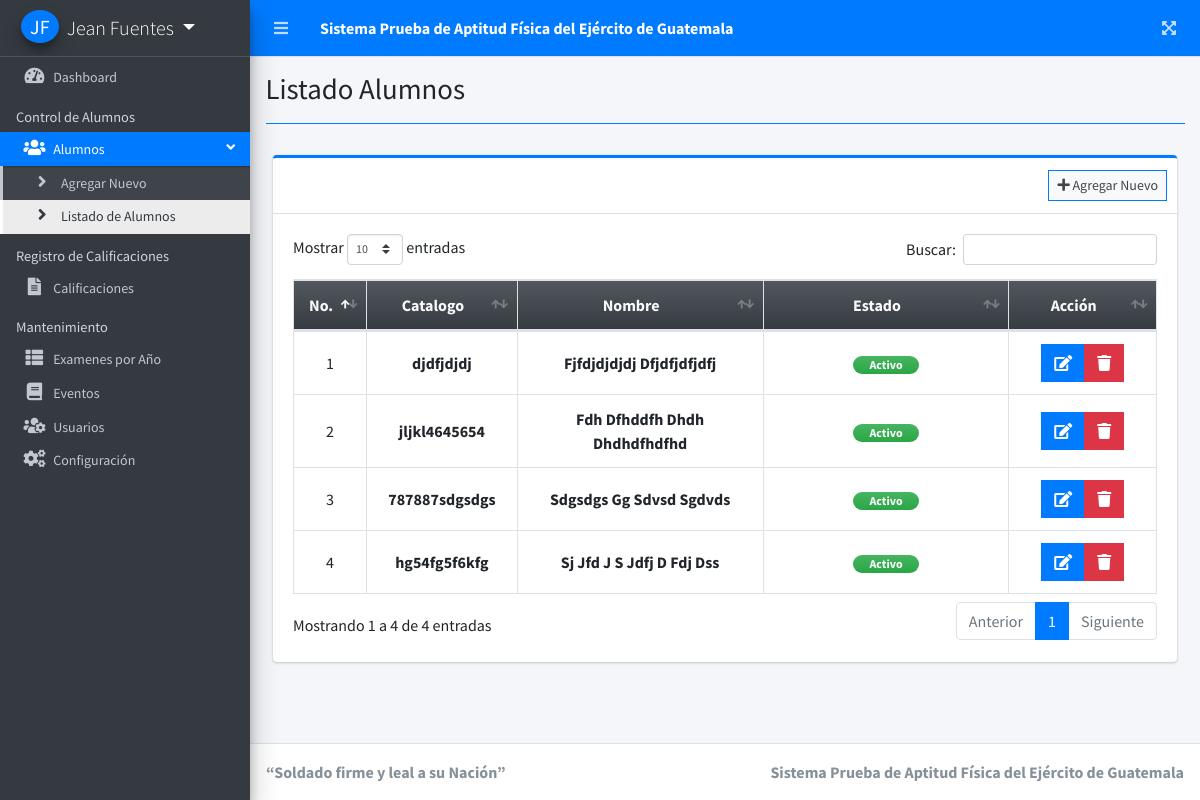
/index.php?page=listado_alumnos (signed in), run on the app's committed database.
### tables this page shows
CREATE TABLE `alumnos` (
  `id_alumno` int(11) NOT NULL,
  `catalogo` varchar(20) NOT NULL,
  `grado` varchar(30) NOT NULL,
  `nombres` varchar(30) NOT NULL,
  `apellidos` varchar(30) NOT NULL,
  `edad` int(11) NOT NULL,
  `peso` int(11) NOT NULL,
  `estatura` int(11) NOT NULL,
  `fecha_nac` date NOT NULL,
  `telefono` varchar(10) NOT NULL,
  `id_genero` int(1) NOT NULL,
  `direccion` varchar(200) NOT NULL,
  `estado` tinyint(1) NOT NULL DEFAULT 1,
  `fecha_registro` datetime NOT NULL DEFAULT current_timestamp()
);

### listado_alumnos.php (the view, shortened to what this page needs)
<?php include 'db_connect.php' ?>
<div class="col-lg-12">
	<div class="card card-outline card-primary">
		<div class="card-header">
			<div class="card-tools">
				<a class="btn btn-block btn-sm btn-default btn-flat border-primary " href="./index.php?page=nuevo_alumno"><i class="fa fa-plus"></i> Agregar Nuevo</a>
			</div>
		</div>
		<div class="card-body">
			<table class="table tabe-hover table-bordered" id="list">
				<colgroup>
					<col width="5%">
					<col width="15%">
					<col width="25%">
					<col width="25%">
					<col width="15%">
				</colgroup>
				<thead class="text-center">
					<tr class="bg-gradient-dark text-light">
						<th>No.</th>
						<th>Catalogo</th>
						<th>Nombre</th>
						<th>Estado</th>
						<th>Acción</th>
					</tr>
				</thead>
				<tbody class="text-center">
					<?php
					$i = 1;
					$qry = $conn->query("SELECT *,concat(nombres,' ',apellidos) as name FROM alumnos");
					while ($row = $qry->fetch_assoc()):
					?>
						<tr>
							<td class="text-center"><?php echo $i++ ?></td>
							<td class=""><b><?php echo $row['catalogo'] ?></b></td>
							<td><b><?php echo ucwords($row['name']) ?></b></td>
							<td class="text-center">
								<?php
										 switch ($row['estado']) {
											case 1:
												echo '<span class="rounded-pill badge badge-success bg-gradient-success px-3">Activo</span>';
												break;
										}
										?>
							</td>
							<td class="text-center">
								<div class="btn-group">
									<a href="index.php?page=editar_alumno&id_alumno=<?php echo $row['id_alumno'] ?>" class="btn btn-primary btn-flat ">
										<i class="fas fa-edit"></i>
									</a>
									<button type="button" class="btn btn-danger btn-flat eliminar_alumno" data-id="<?php echo $row['id_alumno'] ?>">
										<i class="fas fa-trash"></i>
									</button>
								</div>
							</td>
						</tr>
					<?php endwhile; ?>
				</tbody>
			</table>
		</div>
	</div>
</div>

### index.php (shortened to what this page needs)
<!DOCTYPE html>
<html lang="en">
<?php
	include 'header.php'
?>
<body class="hold-transition sidebar-mini layout-fixed layout-navbar-fixed layout-footer-fixed">
<div class="wrapper">
  <?php include 'topbar.php' ?>
  <?php include 'sidebar.php' ?>
  <div class="content-wrapper">
    <div class="content-header">
      <div class="container-fluid">
        <div class="row mb-2">
          <div class="col-sm-6">
            <h1 class="m-0"><?php echo $title ?></h1>
          </div>
        </div>
            <hr class="border-primary">
      </div>
    </div>
    <section class="content">
      <div class="container-fluid">
         <?php
            $page = isset($_GET['page']) ? $_GET['page'] : 'home';
            if(!file_exists($page.".php")){
                include '404.html';
            }else{
            include $page.'.php';
            }
          ?>
      </div>
    </section>
  </div>
  <footer class="main-footer">
  <strong> “Soldado firme y leal a su Nación”</strong>
    <div class="float-right d-none d-sm-inline-block">
      <b><?php echo $_SESSION['system']['name'] ?></b>
    </div>
  </footer>
</div>
</body>
</html>

### header.php (shortened to what this page needs)
<head>
  <?php
  $title = isset($_GET['page']) ? ucwords(str_replace("_", ' ', $_GET['page'])) : "Inicio";
  $title = str_replace("Persons Companies","Persons/Companies",$title);
  ?>
  <link rel="stylesheet" href="assets/plugins/fontawesome-free/css/all.min.css">
  <link rel="stylesheet" href="assets/plugins/overlayScrollbars/css/OverlayScrollbars.min.css">
  <link rel="stylesheet" href="assets/plugins/datatables-bs4/css/dataTables.bootstrap4.min.css">
  <link rel="stylesheet" href="assets/plugins/datatables-responsive/css/responsive.bootstrap4.min.css">
  <link rel="stylesheet" href="assets/plugins/datatables-buttons/css/buttons.bootstrap4.min.css">
  <link rel="stylesheet" href="assets/plugins/select2/css/select2.min.css">
  <link rel="stylesheet" href="assets/plugins/select2-bootstrap4-theme/select2-bootstrap4.min.css">
  <link rel="stylesheet" href="assets/plugins/sweetalert2-theme-bootstrap-4/bootstrap-4.min.css">
  <link rel="stylesheet" href="assets/plugins/toastr/toastr.min.css">
  <link rel="stylesheet" href="assets/plugins/dropzone/min/dropzone.min.css">
  <link rel="stylesheet" href="assets/dist/css/jquery.datetimepicker.min.css">
  <link rel="stylesheet" href="assets/plugins/icheck-bootstrap/icheck-bootstrap.min.css">
  <link rel="stylesheet" href="assets/plugins/bootstrap4-toggle/css/bootstrap4-toggle.min.css">
  <link rel="stylesheet" href="assets/dist/css/adminlte.min.css">
  <link rel="stylesheet" href="assets/dist/css/styles.css">
  <link rel="stylesheet" href="assets/plugins/summernote/summernote-bs4.min.css">
</head>

### topbar.php (shortened to what this page needs)
<nav class="main-header navbar navbar-expand navbar-primary navbar-dark ">
  <ul class="navbar-nav">
    <?php if(isset($_SESSION['login_id_usuario'])): ?>
    <li class="nav-item">
      <a class="nav-link" data-widget="pushmenu" href="" role="button"><i class="fas fa-bars"></i></a>
    </li>
  <?php endif; ?>
    <li>
      <a class="nav-link text-white"  href="./" role="button"> <large><b><?php echo $_SESSION['system']['name'] ?></b></large></a>
    </li>
  </ul>
  <ul class="navbar-nav ml-auto">
    <li class="nav-item">
      <a class="nav-link" data-widget="fullscreen" href="#" role="button">
        <i class="fas fa-expand-arrows-alt"></i>
      </a>
    </li>
  </ul>
</nav>

### sidebar.php (shortened to what this page needs)
<aside class="main-sidebar sidebar-dark-primary elevation-4">
  <div class="dropdown">
 	<a href="javascript:void(0)" class="brand-link dropdown-toggle" data-toggle="dropdown" aria-expanded="true">
      <?php if(empty($_SESSION['login_avatar'])): ?>
      <span class="brand-image img-circle elevation-3 d-flex justify-content-center align-items-center bg-primary text-white font-weight-500" style="width: 38px;height:50px"><?php echo strtoupper(substr($_SESSION['login_nombres'], 0,1).substr($_SESSION['login_apellidos'], 0,1)) ?></span>
      <?php else: ?>
        <span class="image">
          <img src="../assets/uploads/<?php echo $_SESSION['login_avatar'] ?>" style="width: 38px;height:38px" class="img-circle elevation-2" alt="User Image">
        </span>
      <?php endif; ?>
      <span class="brand-text font-weight-light"><?php echo ucwords($_SESSION['login_nombres'].' '.$_SESSION['login_apellidos']) ?></span>
    </a>
  </div>
  <div class="sidebar">
  <nav class="mt-2">
      <ul class="nav nav-pills nav-sidebar flex-column text-sm nav-compact nav-flat nav-child-indent nav-collapse-hide-child" data-widget="treeview" role="menu" data-accordion="false">
        <li class="nav-item dropdown">
          <a href="./" class="nav-link nav-home">
            <i class="nav-icon fas fa-tachometer-alt"></i>
            <p>
              Dashboard
            </p>
          </a>
        </li>
        <li class="nav-header">Control de Alumnos</li>
        <li class="nav-item">
          <a href="#" class="nav-link nav-edit_student">
            <i class="nav-icon fas fa-users"></i>
            <p>
              Alumnos
              <i class="right fas fa-angle-left"></i>
            </p>
          </a>
          <ul class="nav nav-treeview">
            <li class="nav-item">
              <a href="./index.php?page=nuevo_alumno" class="nav-link nav-nuevo_alumno tree-item">
                <i class="fas fa-angle-right nav-icon"></i>
                <p>Agregar Nuevo</p>
              </a>
            </li>
            <li class="nav-item">
              <a href="./index.php?page=listado_alumnos" class="nav-link nav-listado_alumnos tree-item">
                <i class="fas fa-angle-right nav-icon"></i>
                <p>Listado de Alumnos</p>
              </a>
            </li>
          </ul>
        </li>
        <li class="nav-header">Registro de Calificaciones</li>
         <li class="nav-item dropdown">
          <a href="./index.php?page=calificaciones" class="nav-link nav-calificaciones nav-new_result nav-edit_result">
            <i class="nav-icon fas fa-file-alt"></i>
            <p>
              Calificaciones
            </p>
          </a>
        </li>
        <li class="nav-header">Mantenimiento</li>
        <li class="nav-item dropdown">
          <a href="./index.php?page=examenes" class="nav-link nav-examenes">
            <i class="nav-icon fas fa-th-list"></i>
            <p>
              Examenes por Año
            </p>
          </a>
        </li>
        <li class="nav-item dropdown">
          <a href="./index.php?page=eventos" class="nav-link nav-eventos">
            <i class="nav-icon fas fa-book"></i>
            <p>
              Eventos
            </p>
          </a>
        </li>
        <li class="nav-item dropdown">
                <a href="./index.php?page=usuarios" class="nav-link nav-usuarios">
                  <i class="nav-icon fas fa-users-cog"></i>
                  <p>
                    Usuarios
                  </p>
                </a>
              </li>
              <li class="nav-item dropdown">
                <a href="./index.php?page=informacion_sistema" class="nav-link nav-informacion_sistema">
                  <i class="nav-icon fas fa-cogs"></i>
                  <p>
                    Configuración
                  </p>
                </a>
              </li>
      </ul>
    </nav>
  </div>
</aside>

### listado_alumnos.php (style rules this page uses)
table td { vertical-align: middle !important; }

### data on the page
alumnos: catalogo "djdfjdjdj", name "Fjfdjdjdjdj Dfjdfjdfjdfj", estado "Activo"
alumnos: catalogo "jljkl4645654", name "Fdh Dfhddfh Dhdh Dhdhdfhdfhd", estado "Activo"
alumnos: catalogo "787887sdgsdgs", name "Sdgsdgs Gg Sdvsd Sgdvds", estado "Activo"
alumnos: catalogo "hg54fg5f6kfg", name "Sj Jfd J S Jdfj D Fdj Dss", estado "Activo"

### other printed values
$_SESSION['system']['name'] "Sistema Prueba de Aptitud Física del Ejército de Guatemala"
$_SESSION['login_nombres'].' '.$_SESSION['login_apellidos'] "Jean Fuentes"
$title "Listado Alumnos"
